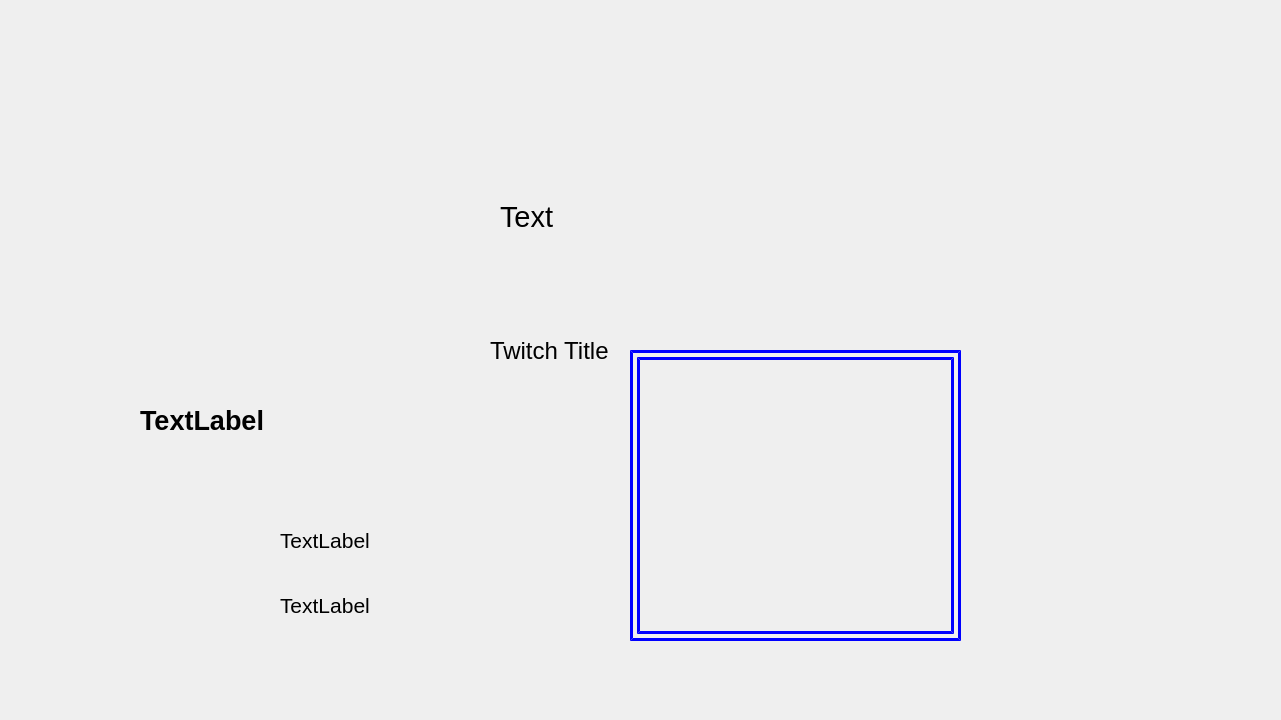
<?xml version="1.0" encoding="UTF-8"?>
<ui version="4.0">
 <class>MainWindow</class>
 <widget class="QMainWindow" name="MainWindow">
  <property name="geometry">
   <rect>
    <x>0</x>
    <y>0</y>
    <width>1281</width>
    <height>720</height>
   </rect>
  </property>
  <property name="windowTitle">
   <string>MainWindow</string>
  </property>
  <property name="styleSheet">
   <string notr="true"/>
  </property>
  <widget class="QWidget" name="centralwidget">
   <property name="autoFillBackground">
    <bool>false</bool>
   </property>
   <widget class="QLabel" name="label1">
    <property name="geometry">
     <rect>
      <x>500</x>
      <y>200</y>
      <width>491</width>
      <height>221</height>
     </rect>
    </property>
    <property name="baseSize">
     <size>
      <width>531</width>
      <height>261</height>
     </size>
    </property>
    <property name="font">
     <font>
      <pointsize>22</pointsize>
     </font>
    </property>
    <property name="styleSheet">
     <string notr="true"/>
    </property>
    <property name="text">
     <string>Text</string>
    </property>
    <property name="alignment">
     <set>Qt::AlignLeading|Qt::AlignLeft|Qt::AlignTop</set>
    </property>
    <property name="wordWrap">
     <bool>true</bool>
    </property>
   </widget>
   <widget class="QLabel" name="Photo">
    <property name="geometry">
     <rect>
      <x>110</x>
      <y>150</y>
      <width>201</width>
      <height>201</height>
     </rect>
    </property>
    <property name="styleSheet">
     <string notr="true"/>
    </property>
    <property name="text">
     <string/>
    </property>
    <property name="pixmap">
     <pixmap>img/kurisux200.png</pixmap>
    </property>
   </widget>
   <widget class="QLabel" name="username">
    <property name="geometry">
     <rect>
      <x>140</x>
      <y>400</y>
      <width>211</width>
      <height>41</height>
     </rect>
    </property>
    <property name="font">
     <font>
      <family>Arial</family>
      <pointsize>20</pointsize>
      <weight>75</weight>
      <bold>true</bold>
     </font>
    </property>
    <property name="text">
     <string>TextLabel</string>
    </property>
   </widget>
   <widget class="QLabel" name="Twitch_Title">
    <property name="geometry">
     <rect>
      <x>490</x>
      <y>290</y>
      <width>491</width>
      <height>121</height>
     </rect>
    </property>
    <property name="font">
     <font>
      <pointsize>18</pointsize>
     </font>
    </property>
    <property name="text">
     <string>Twitch Title</string>
    </property>
    <property name="wordWrap">
     <bool>true</bool>
    </property>
   </widget>
   <widget class="QLabel" name="label_2">
    <property name="geometry">
     <rect>
      <x>60</x>
      <y>30</y>
      <width>351</width>
      <height>441</height>
     </rect>
    </property>
    <property name="text">
     <string/>
    </property>
    <property name="pixmap">
     <pixmap>img/PS4-Tranquility-(Avatar-Border).png</pixmap>
    </property>
   </widget>
   <widget class="QLabel" name="BG">
    <property name="geometry">
     <rect>
      <x>0</x>
      <y>0</y>
      <width>1451</width>
      <height>721</height>
     </rect>
    </property>
    <property name="text">
     <string/>
    </property>
    <property name="pixmap">
     <pixmap>img/TwitchBG.png</pixmap>
    </property>
   </widget>
   <widget class="QLabel" name="media">
    <property name="geometry">
     <rect>
      <x>630</x>
      <y>350</y>
      <width>331</width>
      <height>291</height>
     </rect>
    </property>
    <property name="styleSheet">
     <string notr="true">border: 10px double blue;</string>
    </property>
    <property name="text">
     <string/>
    </property>
    <property name="alignment">
     <set>Qt::AlignCenter</set>
    </property>
   </widget>
   <widget class="QLabel" name="cadre">
    <property name="geometry">
     <rect>
      <x>380</x>
      <y>40</y>
      <width>741</width>
      <height>481</height>
     </rect>
    </property>
    <property name="text">
     <string/>
    </property>
    <property name="pixmap">
     <pixmap>img/twitch_bg.png</pixmap>
    </property>
   </widget>
   <widget class="QLabel" name="img_album">
    <property name="geometry">
     <rect>
      <x>50</x>
      <y>490</y>
      <width>151</width>
      <height>151</height>
     </rect>
    </property>
    <property name="text">
     <string/>
    </property>
    <property name="pixmap">
     <pixmap>img/kurisux150.png</pixmap>
    </property>
   </widget>
   <widget class="QLabel" name="cadreMusic">
    <property name="geometry">
     <rect>
      <x>200</x>
      <y>470</y>
      <width>421</width>
      <height>201</height>
     </rect>
    </property>
    <property name="text">
     <string/>
    </property>
    <property name="pixmap">
     <pixmap>img/music_bg.png</pixmap>
    </property>
   </widget>
   <widget class="QLabel" name="titleMusic">
    <property name="geometry">
     <rect>
      <x>280</x>
      <y>525</y>
      <width>271</width>
      <height>31</height>
     </rect>
    </property>
    <property name="font">
     <font>
      <family>Arial</family>
      <pointsize>16</pointsize>
     </font>
    </property>
    <property name="text">
     <string>TextLabel</string>
    </property>
   </widget>
   <widget class="QLabel" name="artistMusic">
    <property name="geometry">
     <rect>
      <x>280</x>
      <y>590</y>
      <width>271</width>
      <height>31</height>
     </rect>
    </property>
    <property name="font">
     <font>
      <family>Arial</family>
      <pointsize>16</pointsize>
     </font>
    </property>
    <property name="text">
     <string>TextLabel</string>
    </property>
   </widget>
   <widget class="QLabel" name="cadreAlbum">
    <property name="geometry">
     <rect>
      <x>20</x>
      <y>450</y>
      <width>191</width>
      <height>211</height>
     </rect>
    </property>
    <property name="text">
     <string/>
    </property>
    <property name="pixmap">
     <pixmap>img/spot.png</pixmap>
    </property>
   </widget>
   <zorder>BG</zorder>
   <zorder>Photo</zorder>
   <zorder>username</zorder>
   <zorder>label_2</zorder>
   <zorder>cadre</zorder>
   <zorder>label1</zorder>
   <zorder>Twitch_Title</zorder>
   <zorder>media</zorder>
   <zorder>img_album</zorder>
   <zorder>cadreMusic</zorder>
   <zorder>titleMusic</zorder>
   <zorder>artistMusic</zorder>
   <zorder>cadreAlbum</zorder>
  </widget>
 </widget>
 <resources>
  <include location="ressources.qrc"/>
 </resources>
 <connections/>
</ui>
